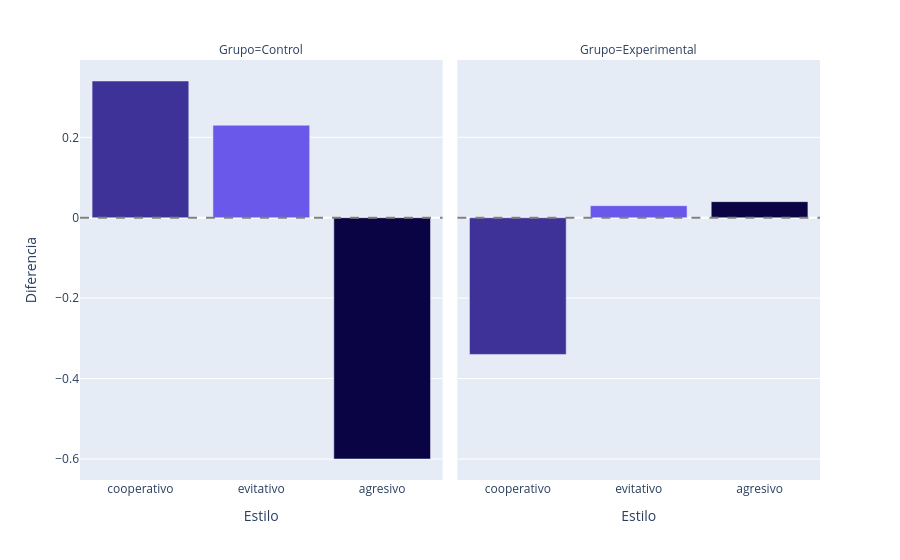

The notebook cell saved with this chart:
### Code cell
fig = px.bar(
    tabla_diff_grupo,
    x='Estilo',
    y='Diferencia',
    color='Estilo',
    facet_col='Grupo',
    color_discrete_map=colores,
    category_orders={
        'Estilo': estilos.keys()
    }
)
fig.add_hline(y=0, line_dash='dash', line_color='gray')
fig.update_layout(showlegend=False)
fig.show()

### Figure 1 — Plotly figure (JSON) as saved in the notebook; plotly's stock layout.template omitted (floating-point values rounded to 4 significant figures)
{"data": [{"alignmentgroup": "True", "hovertemplate": "Estilo=%{x}<br>Grupo=Control<br>Diferencia=%{y}<extra></extra>", "legendgroup": "cooperativo", "marker": {"color": "#3E3298", "pattern": {"shape": ""}}, "name": "cooperativo", "offsetgroup": "cooperativo", "orientation": "v", "showlegend": true, "textposition": "auto", "type": "bar", "x": ["cooperativo"], "xaxis": "x", "y": [0.34], "yaxis": "y"}, {"alignmentgroup": "True", "hovertemplate": "Estilo=%{x}<br>Grupo=Experimental<br>Diferencia=%{y}<extra></extra>", "legendgroup": "cooperativo", "marker": {"color": "#3E3298", "pattern": {"shape": ""}}, "name": "cooperativo", "offsetgroup": "cooperativo", "orientation": "v", "showlegend": false, "textposition": "auto", "type": "bar", "x": ["cooperativo"], "xaxis": "x2", "y": [-0.34], "yaxis": "y2"}, {"alignmentgroup": "True", "hovertemplate": "Estilo=%{x}<br>Grupo=Control<br>Diferencia=%{y}<extra></extra>", "legendgroup": "evitativo", "marker": {"color": "#6958EA", "pattern": {"shape": ""}}, "name": "evitativo", "offsetgroup": "evitativo", "orientation": "v", "showlegend": true, "textposition": "auto", "type": "bar", "x": ["evitativo"], "xaxis": "x", "y": [0.23], "yaxis": "y"}, {"alignmentgroup": "True", "hovertemplate": "Estilo=%{x}<br>Grupo=Experimental<br>Diferencia=%{y}<extra></extra>", "legendgroup": "evitativo", "marker": {"color": "#6958EA", "pattern": {"shape": ""}}, "name": "evitativo", "offsetgroup": "evitativo", "orientation": "v", "showlegend": false, "textposition": "auto", "type": "bar", "x": ["evitativo"], "xaxis": "x2", "y": [0.03], "yaxis": "y2"}, {"alignmentgroup": "True", "hovertemplate": "Estilo=%{x}<br>Grupo=Control<br>Diferencia=%{y}<extra></extra>", "legendgroup": "agresivo", "marker": {"color": "#0B0444", "pattern": {"shape": ""}}, "name": "agresivo", "offsetgroup": "agresivo", "orientation": "v", "showlegend": true, "textposition": "auto", "type": "bar", "x": ["agresivo"], "xaxis": "x", "y": [-0.6], "yaxis": "y"}, {"alignmentgroup": "True", "hovertemplate": "Estilo=%{x}<br>Grupo=Experimental<br>Diferencia=%{y}<extra></extra>", "legendgroup": "agresivo", "marker": {"color": "#0B0444", "pattern": {"shape": ""}}, "name": "agresivo", "offsetgroup": "agresivo", "orientation": "v", "showlegend": false, "textposition": "auto", "type": "bar", "x": ["agresivo"], "xaxis": "x2", "y": [0.04], "yaxis": "y2"}], "layout": {"annotations": [{"showarrow": false, "text": "Grupo=Control", "x": 0.245, "xanchor": "center", "xref": "paper", "y": 1, "yanchor": "bottom", "yref": "paper"}, {"showarrow": false, "text": "Grupo=Experimental", "x": 0.755, "xanchor": "center", "xref": "paper", "y": 1, "yanchor": "bottom", "yref": "paper"}], "barmode": "relative", "legend": {"title": {"text": "Estilo"}, "tracegroupgap": 0}, "margin": {"t": 60}, "shapes": [{"line": {"color": "gray", "dash": "dash"}, "type": "line", "x0": 0, "x1": 1, "xref": "x domain", "y0": 0, "y1": 0, "yref": "y"}, {"line": {"color": "gray", "dash": "dash"}, "type": "line", "x0": 0, "x1": 1, "xref": "x2 domain", "y0": 0, "y1": 0, "yref": "y2"}], "showlegend": false, "xaxis": {"anchor": "y", "categoryarray": ["cooperativo", "evitativo", "agresivo"], "categoryorder": "array", "domain": [0, 0.49], "title": {"text": "Estilo"}}, "xaxis2": {"anchor": "y2", "categoryarray": ["cooperativo", "evitativo", "agresivo"], "categoryorder": "array", "domain": [0.51, 1], "matches": "x", "title": {"text": "Estilo"}}, "yaxis": {"anchor": "x", "domain": [0, 1], "title": {"text": "Diferencia"}}, "yaxis2": {"anchor": "x2", "domain": [0, 1], "matches": "y", "showticklabels": false}}}
